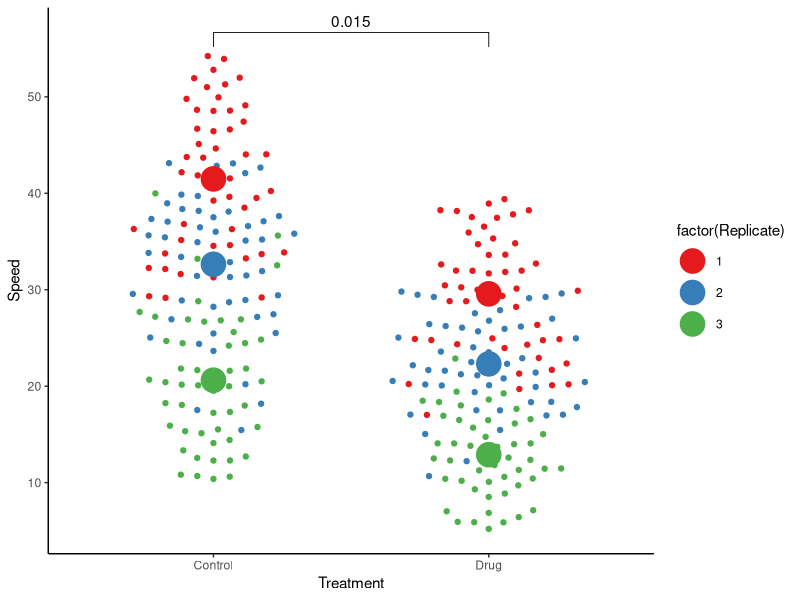

Source code (R):
## ---- chunk 1
library(dplyr)
library(ggplot2)
library(ggbeeswarm)
library(ggpubr)
## ---- chunk 2
dat <- read.table(file = "../dat/superplot data.txt",  # path to the file
           header = T,    # Whether to display the header
           sep = ",")     # Separator
head(dat)
## ---- chunk 3
ReplicateAverages <- dat %>% 
  group_by(Treatment, Replicate) %>% 
  summarise_each(list(mean))
head(ReplicateAverages)
## ---- chunk 4
ggplot(dat, 
       aes(x = Treatment, y = Speed, color = factor(Replicate))) + 
  geom_beeswarm(cex = 3) + # spread the individual data points
  scale_colour_brewer(palette = "Set1") + 
  geom_beeswarm(data = ReplicateAverages, size = 8) + 
  stat_compare_means(data = ReplicateAverages, 
                     comparisons = list(c("Control", "Drug")), 
                     method = "t.test", # add p value on the figure
                     paired = TRUE) +
  theme_classic()
